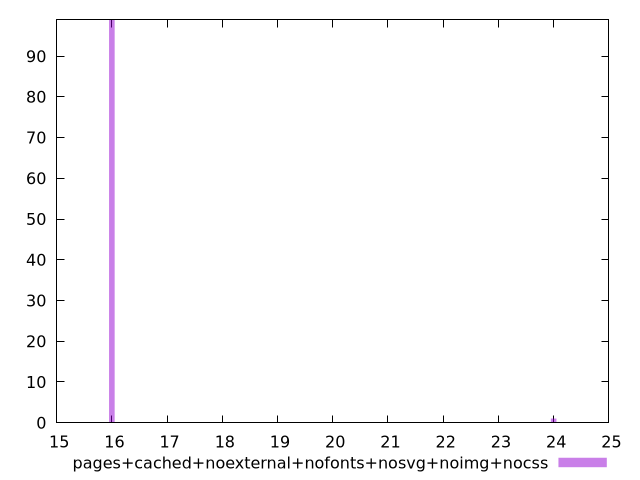

gnuplot code for this plot:
$_pagesCachedNoexternalNofontsNosvgNoimgNocss <<EOF
16 99
24 1
EOF
set key outside below
set terminal pngcairo
set output "report_00005_2020-11-02T22-26-11.212Z/max-potential-fid/pages+cached+noexternal+nofonts+nosvg+noimg+nocss//raw_hist.png"
set yrange [0:99]
set boxwidth 0.1
set style fill transparent solid 0.5 noborder
plot $_pagesCachedNoexternalNofontsNosvgNoimgNocss title "pages+cached+noexternal+nofonts+nosvg+noimg+nocss" with boxes ,
